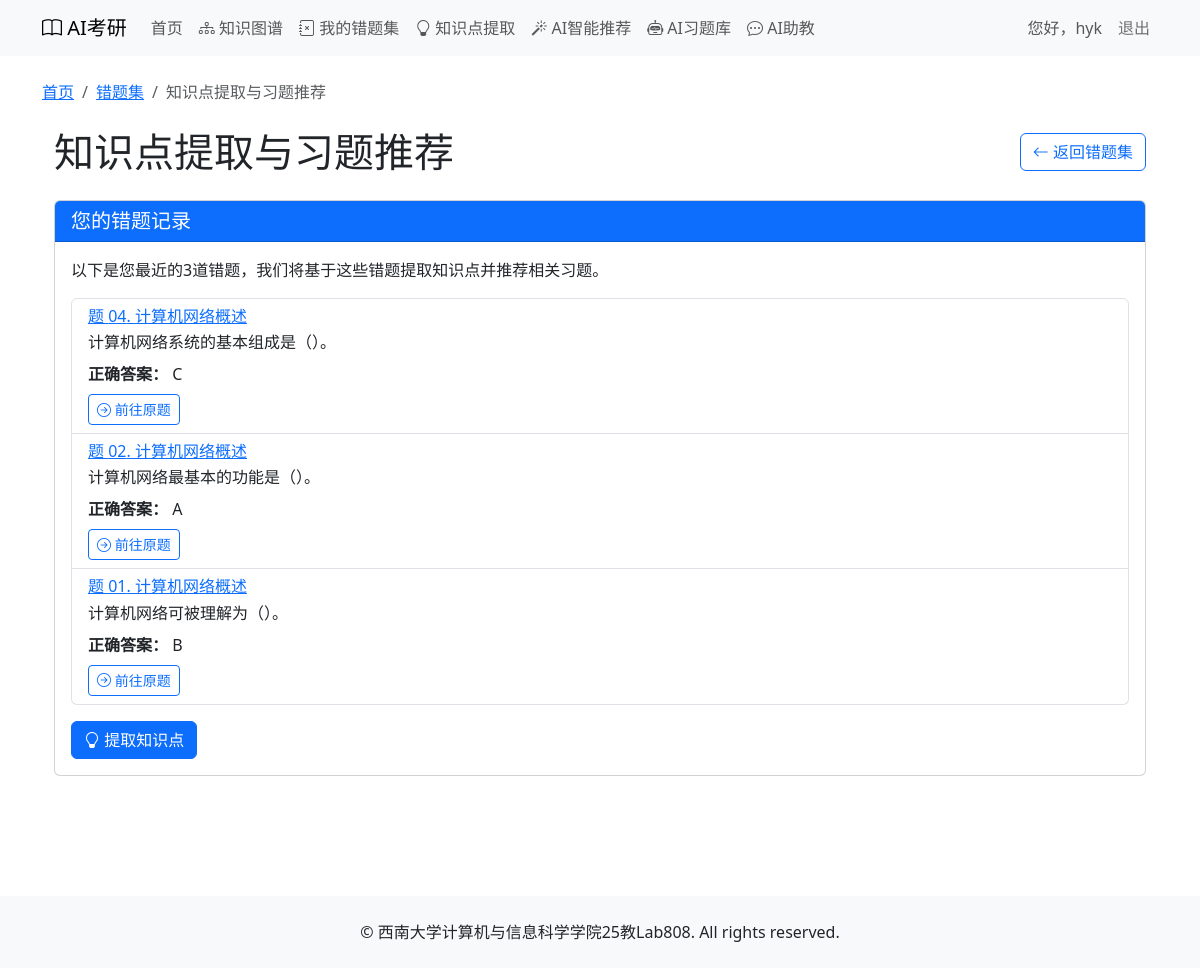
Before: /courses/extract_knowledge/ (signed in) with the older database file.
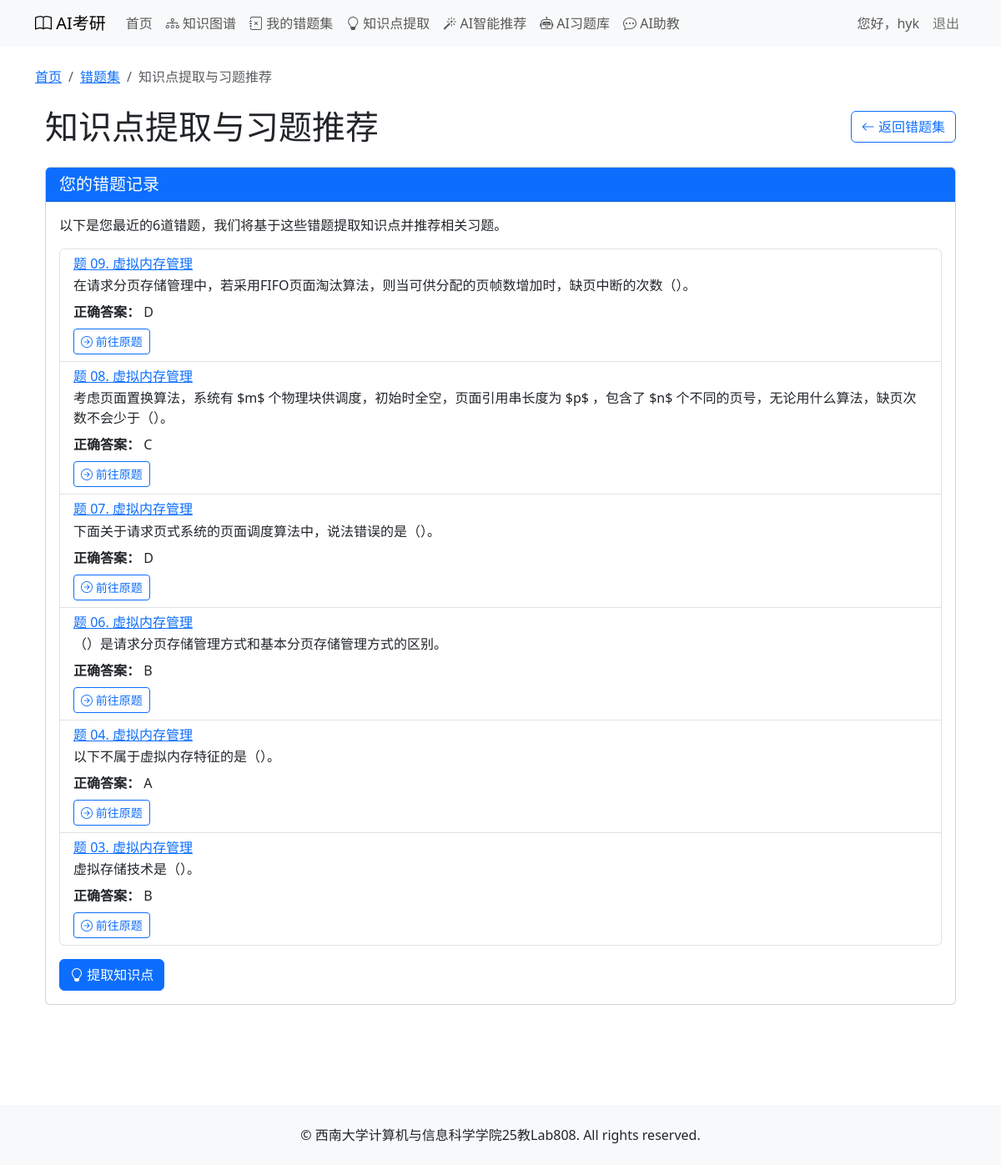
After: the same page with the newer database file.
### courses/models.py (models this page shows, shortened)
class UserMistakeCollection(models.Model):
    user = models.ForeignKey(User, on_delete=models.CASCADE, related_name='mistake_collections', verbose_name='用户')
    exercise = models.ForeignKey(Exercise, on_delete=models.CASCADE, related_name='in_mistake_collections', verbose_name='习题')
    added_at = models.DateTimeField(auto_now_add=True, verbose_name='添加时间')
    last_attempt_at = models.DateTimeField(null=True, blank=True, verbose_name='最后一次尝试时间')
    attempt_count = models.IntegerField(default=0, verbose_name='尝试次数')
    correct_count = models.IntegerField(default=0, verbose_name='正确次数')
    last_wrong_answer = models.CharField(max_length=200, blank=True, null=True, verbose_name='最近一次错误答案')
    notes = models.TextField(blank=True, verbose_name='笔记')
    class Meta:
        verbose_name = '用户错题集'
        verbose_name_plural = verbose_name
        unique_together = ['user', 'exercise']
        ordering = ['-added_at']

class Exercise(models.Model):
    TYPES = (
        ('single', '单项选择题'),
        ('multiple', '多项选择题'),
        ('comprehensive', '综合题'),
    )
    section = models.ForeignKey(Section, on_delete=models.CASCADE, related_name='exercises', verbose_name='所属小节')
    type = models.CharField(max_length=20, choices=TYPES, verbose_name='题目类型')
    number = models.CharField(max_length=10, verbose_name='题号')  # 如01, 02等
    content = models.TextField(verbose_name='题目内容')
    options = models.JSONField(null=True, blank=True, verbose_name='选项')  # 用于选择题的选项
    answer = models.CharField(max_length=200, verbose_name='答案')
    explanation = models.TextField(verbose_name='解析')
    order = models.IntegerField(default=0, verbose_name='排序')
    knowledge_points = models.ManyToManyField(Knowledge, through='ExerciseKnowledge', related_name='related_exercises', verbose_name='相关知识点')
    class Meta:
        verbose_name = '习题'
        verbose_name_plural = verbose_name
        ordering = ['order', 'number']

class Section(models.Model):
    SECTION_TYPES = (
        ('content', '内容小节'),
        ('introduction', '章节介绍'),
        ('summary', '章节小结'),
        ('faq', '常见问题/疑难点'),
        ('other', '其他'),
    )
    chapter = models.ForeignKey(Chapter, on_delete=models.CASCADE, related_name='sections', verbose_name='所属章节')
    number = models.CharField(max_length=10, verbose_name='小节号')  # 如1.1, 1.2等
    title = models.CharField(max_length=200, verbose_name='小节标题')
    section_type = models.CharField(max_length=20, choices=SECTION_TYPES, default='content', verbose_name='小节类型')
    content = models.TextField(blank=True, verbose_name='小节内容 (Markdown)')
    class Meta:
        verbose_name = '小节'
        verbose_name_plural = verbose_name
        ordering = ['number']

### courses/views.py (the view)
# urls.py: path('extract_knowledge/', views.extract_mistake_knowledge_points, name='extract_knowledge'),
@login_required
async def extract_mistake_knowledge_points(request):
    user_id = await sync_to_async(lambda: request.user.id)()
    if request.method == 'GET':
        mistakes = await sync_to_async(list)(UserMistakeCollection.objects.filter(
            user_id=user_id
        ).select_related(
            'exercise', 'exercise__section', 'exercise__section__chapter'
        ).order_by('-added_at')[:10])  # 最近10道错题
        context = {
            'mistakes': mistakes,
            'extracted_knowledge': None,
            'generated_exercises': None,
            'error_message': None
        }
        return render(request, 'courses/extract_knowledge.html', context)
    elif request.method == 'POST':
        try:
            action = request.POST.get('action')
            mistakes = await sync_to_async(list)(UserMistakeCollection.objects.filter(
                user_id=user_id
            ).select_related(
                'exercise', 'exercise__section', 'exercise__section__chapter'
            ).order_by('-added_at')[:10])  # 最近10道错题
            if action == 'extract_knowledge':
                extracted_knowledge = await _extract_knowledge_from_mistakes_async(mistakes)
                context = {
                    'mistakes': mistakes,
                    'extracted_knowledge': extracted_knowledge,
                    'generated_exercises': None
                }
                return render(request, 'courses/extract_knowledge.html', context)
            elif action == 'generate_exercises':
                selected_knowledge = request.POST.getlist('selected_knowledge')
                if not selected_knowledge:
                    raise ValueError("请至少选择一个知识点")
                from django.contrib.auth import get_user_model
                User = get_user_model()
                user = await sync_to_async(User.objects.get)(id=user_id)
                generated_exercises = await _generate_exercises_from_knowledge_async(selected_knowledge, user)
                extracted_knowledge = await _extract_knowledge_from_mistakes_async(mistakes)
                context = {
                    'mistakes': mistakes,
                    'extracted_knowledge': extracted_knowledge,
                    'generated_exercises': generated_exercises
                }
                return render(request, 'courses/extract_knowledge.html', context)
            else:
                raise ValueError("未知的操作类型")
        except Exception as e:
            context = {
                'mistakes': mistakes if 'mistakes' in locals() else [],
                'error_message': f'处理错误: {str(e)}',
                'extracted_knowledge': None,
                'generated_exercises': None
            }
            return render(request, 'courses/extract_knowledge.html', context)

### courses/templates/courses/extract_knowledge.html (shortened to what this page needs)
{% extends 'courses/base.html' %}
{% load static %}
{% block content %}
<nav aria-label="breadcrumb">
    <ol class="breadcrumb">
        <li class="breadcrumb-item"><a href="{% url 'courses:index' %}">首页</a></li>
        <li class="breadcrumb-item"><a href="{% url 'courses:mistake_collection' %}">错题集</a></li>
        <li class="breadcrumb-item active">知识点提取与习题推荐</li>
    </ol>
</nav>
<div class="container my-4">
    <div class="row">
        <div class="col-md-12">
            <div class="d-flex justify-content-between align-items-center mb-4">
                <h1 class="mb-0">知识点提取与习题推荐</h1>
                <a href="{% url 'courses:mistake_collection' %}" class="btn btn-outline-primary">
                    <i class="bi bi-arrow-left"></i> 返回错题集
                </a>
            </div>
            <div class="card mb-4">
                <div class="card-header bg-primary text-white">
                    <h5 class="card-title mb-0">您的错题记录</h5>
                </div>
                <div class="card-body">
                    {% if mistakes %}
                        <p class="card-text">以下是您最近的{{ mistakes|length }}道错题，我们将基于这些错题提取知识点并推荐相关习题。</p>
                        <div class="list-group">
                            {% for mistake in mistakes %}
                            <div class="list-group-item">
                                <h6 class="mb-1">
                                    <a href="{% url 'courses:section_exercises' mistake.exercise.section.id %}?scroll_to_exercise={{ mistake.exercise.id }}" class="text-primary">
                                        题 {{ mistake.exercise.number }}. {{ mistake.exercise.section.title }}
                                    </a>
                                </h6>
                                <div class="mb-2">{{ mistake.exercise.content|safe }}</div>
                                <div><strong>正确答案：</strong> {{ mistake.exercise.answer }}</div>
                                <div class="mt-2">
                                    <a href="{% url 'courses:section_exercises' mistake.exercise.section.id %}?scroll_to_exercise={{ mistake.exercise.id }}" class="btn btn-sm btn-outline-primary">
                                        <i class="bi bi-arrow-right-circle"></i> 前往原题
                                    </a>
                                </div>
                            </div>
                            {% endfor %}
                        </div>
                        <form method="post" class="mt-3">
                            <button type="submit" class="btn btn-primary" id="extractKnowledgeBtn">
                                <i class="bi bi-lightbulb"></i> 提取知识点
                            </button>
                        </form>
                    {% else %}
                        <div class="alert alert-info">
                            您还没有错题记录。请先尝试一些习题，我们将根据您的做题情况提供个性化推荐。
                        </div>
                    {% endif %}
                </div>
            </div>
        </div>
    </div>
</div>
{% endblock %}

Changed rows visible on the page:
removed UserMistakeCollection: exercise.number "04", exercise.section "计算机网络概述", exercise.content "计算机网络系统的基本组成是（）。", exercise.answer "C"
removed UserMistakeCollection: exercise.number "02", exercise.section "计算机网络概述", exercise.content "计算机网络最基本的功能是（）。", exercise.answer "A"
removed UserMistakeCollection: exercise.number "01", exercise.section "计算机网络概述", exercise.content "计算机网络可被理解为（）。", exercise.answer "B"
added UserMistakeCollection: exercise.number "09", exercise.section "虚拟内存管理", exercise.content "在请求分页存储管理中，若采用FIFO页面淘汰算法，则当可供分配的页帧数增加时，缺页中断的次数（）。", exercise.answer "D"
added UserMistakeCollection: exercise.number "08", exercise.section "虚拟内存管理", exercise.content "考虑页面置换算法，系统有 $m$ 个物理块供调度，初始时全空，页面引用串长度为 $p$ ，包含了 $n$ 个不同的页号，无论用什么算法，缺页次数不会少于（）。", exercise.answer "C"
added UserMistakeCollection: exercise.number "07", exercise.section "虚拟内存管理", exercise.content "下面关于请求页式系统的页面调度算法中，说法错误的是（）。", exercise.answer "D"
added UserMistakeCollection: exercise.number "06", exercise.section "虚拟内存管理", exercise.content "（）是请求分页存储管理方式和基本分页存储管理方式的区别。", exercise.answer "B"
added UserMistakeCollection: exercise.number "04", exercise.section "虚拟内存管理", exercise.content "以下不属于虚拟内存特征的是（）。", exercise.answer "A"
added UserMistakeCollection: exercise.number "03", exercise.section "虚拟内存管理", exercise.content "虚拟存储技术是（）。", exercise.answer "B"
Other visible differences:
{{ mistakes|length }}: "3" → "6"
